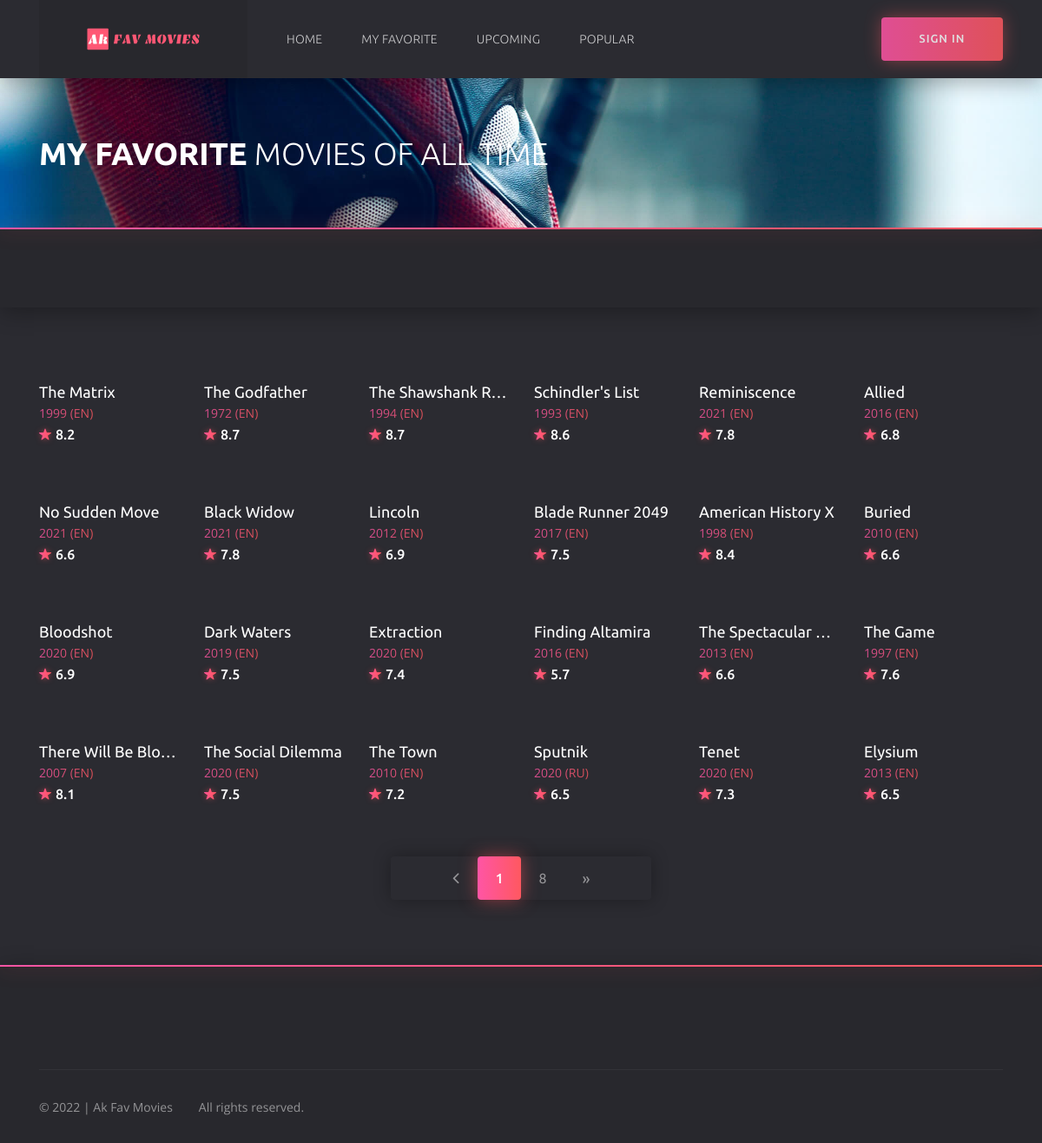
Page /favorite on the committed database.
### models.py (models this page shows)
class Movie(db.Model):
    __tablename__ = "movies"
    id = db.Column(db.Integer, primary_key=True)
    org_id = db.Column(db.Integer, nullable=False)
    title = db.Column(db.String(250), unique=True, nullable=False)
    release_date = db.Column(db.Integer, nullable=False)
    runtime = db.Column(db.Integer, nullable=False)
    tagline = db.Column(db.String(100), nullable=False)
    overview = db.Column(db.String(2500), nullable=False)
    vote_average = db.Column(db.Float, nullable=False)
    ranking = db.Column(db.Float, nullable=False)
    genres = db.Column(db.String(50), nullable=False)
    original_language = db.Column(db.String(10), nullable=False)
    poster_path = db.Column(db.String(250), nullable=False)
    backdrop_path = db.Column(db.String(250), nullable=False)

### routes.py (the view)
@csrf.exempt
@app.route('/favorite', methods=['GET'])
def favorite():
    page = request.args.get('page', 1, type=int)
    if request.method == 'GET':
        all_movie = Movie.query.paginate(page=page, per_page=ROWS_PER_PAGE)
        if len(all_movie.items) > 0:
            return render_template('favorite.html', current_user=current_user, all_movie=all_movie)
        return redirect(url_for('index'))
    return redirect(url_for('index'))

### routes.py (called while the page is built)
@app.context_processor
def inject_now():
    return {'now': dt.datetime.utcnow()}

@app.after_request
def apply_caching(response):
    response.headers["HTTP-HEADER"] = "VALUE"
    response.headers["X-Frame-Options"] = "SAMEORIGIN"
    response.headers['X-XSS-Protection'] = '1; mode=block'
    response.headers['X-Content-Type-Options'] = 'nosniff'
    response.headers['Strict-Transport-Security'] = 'max-age=31536000'  # includeSubDomains
    return response

### templates/favorite.html (shortened to what this page needs)
{% extends 'base.html' %}
	{% block header %}
		{% include 'header.html' %}
	{% endblock %}
{% block content %}
	<section class="section section--first section--bg" style="background: url(static/img/home/home__bg2.jpg) no-repeat center/cover">
		<div class="container">
			<div class="row">
				<div class="col-12">
					<div class="section__wrap">
						<h1 class="home__title"><b>My FAVORITE</b> MOVIES OF ALL TIME</h1>
					</div>
				</div>
			</div>
		</div>
	</section>
	<div class="filter">
		<div class="container">
			<div class="row">
				<div class="col-12">
					<div class="filter__content">
					</div>
				</div>
			</div>
		</div>
	</div>
	<div class="catalog">
		<div class="container">
			<div class="row">
				{% for movie in all_movie.items %}
				<div class="col-6 col-sm-4 col-lg-3 col-xl-2">
					<div class="card">
						<div class="card__cover">
						</div>
						<div class="card__content">
							<h3 class="card__title">
								<a href="{{ url_for('details', id=movie.org_id) }}">{{ movie.title }}</a>
							</h3>
							<span class="card__category">
								<a href="{{ url_for('details', id=movie.org_id) }}">{{ movie.release_date }} ({{ movie.original_language | upper }})</a>
							</span>
							<span class="card__rate"><i class="icon ion-ios-star"></i>{{ movie.vote_average }}</span>
						</div>
					</div>
				</div>
				{% endfor %}
				<div class="col-12">
					<ul class="paginator">
						<li class="paginator__item paginator__item--prev">
							<a href="{{ url_for('favorite', page=all_movie.prev_num) }}">
									<i class="icon ion-ios-arrow-back
									{% if all_movie.page == 1 %}
									disabled
									{% endif %}"></i>
							</a>
						</li>
					{% for page_num in all_movie.iter_pages(left_edge=1, right_edge=1, left_current=1, right_current=1) %}
						{% if page_num %}
							{% if all_movie.page == page_num %}
								<li class="paginator__item paginator__item--active">
									<a href="{{ url_for('favorite', page=page_num) }}"
									   class="btn btn-dark">
										{{ page_num }}
									</a>
								</li>
							{% else %}
								<li class="paginator__item">
									<a href="{{ url_for('favorite', page=page_num) }}"
									   class="btn btn-outline-dark">
										{{ page_num }}
									</a>
								</li>
							{% endif %}
						{% endif %}
					{% endfor %}
						<li class="paginator__item paginator__item--next">
							<a href="{{ url_for('favorite', page=all_movie.next_num) }}"
							   class="btn btn-outline-dark
							   ">
								&raquo;
							</a>
						</li>
					</ul>
				</div>
			</div>
		</div>
	</div>
{% endblock %}
	{% block footer %}
		{% include "footer.html" %}
	{% endblock %}

### templates/base.html (shortened to what this page needs)
<!DOCTYPE html>
<html lang="en">
<head>
	<link rel="stylesheet" href="{{ url_for('static', filename='css/bootstrap-reboot.min.css') }}">
	<link rel="stylesheet" href="{{ url_for('static', filename='css/bootstrap-grid.min.css') }}">
	<link rel="stylesheet" href="{{ url_for('static', filename='css/owl.carousel.min.css') }}">
	<link rel="stylesheet" href="{{ url_for('static', filename='css/jquery.mCustomScrollbar.min.css') }}">
	<link rel="stylesheet" href="{{ url_for('static', filename='css/nouislider.min.css') }}">
	<link rel="stylesheet" href="{{ url_for('static', filename='css/ionicons.min.css') }}">
	<link rel="stylesheet" href="{{ url_for('static', filename='css/plyr.css') }}">
	<link rel="stylesheet" href="{{ url_for('static', filename='css/photoswipe.css') }}">
	<link rel="stylesheet" href="{{ url_for('static', filename='css/default-skin.css') }}">
	<link rel="stylesheet" href="{{ url_for('static', filename='css/main.css') }}">
</head>
<body class="body">
	{% block header %} {% endblock %}
	{% block content %} {% endblock %}
	{% block footer %} {% endblock %}
</body>
</html>

### templates/header.html (shortened to what this page needs)
	<header class="header">
		<div class="header__wrap">
			<div class="container">
				<div class="row">
					<div class="col-12">
						<div class="header__content">
							<a href="{{ url_for('index') }}" class="header__logo">
								<img src="{{ url_for('static', filename='img/logo.svg') }}" alt="">
							</a>
							<ul class="header__nav">
								<li class="header__nav-item">
									<a href="{{ url_for('index') }}" class="header__nav-link" >Home</a>
								</li>
								<li class="header__nav-item">
									<a href="{{ url_for('favorite')}}" class="header__nav-link">My Favorite</a>
								</li>
								<li class="header__nav-item">
									<a href="{{ url_for('upcoming')}}" class="header__nav-link">Upcoming</a>
								</li>
								<li class="header__nav-item">
									<a href="{{ url_for('popular')}}" class="header__nav-link">Popular</a>
								</li>
							</ul>
							<div class="header__auth">
								{% if not current_user.is_authenticated: %}
									<a href="{{ url_for('login') }}" class="header__sign-in">
										<span>sign in</span>
									</a>
								{% else: %}
									<a href="{{ url_for('logout') }}" class="header__sign-in">
										<i class="icon ion-ios-log-in"></i>
										<span>sign out</span>
									</a>
								{% endif %}
							</div>
						</div>
					</div>
				</div>
			</div>
		</div>
		<form action="#" class="header__search">
			<div class="container">
				<div class="row">
					<div class="col-12">
						<div class="header__search-content">
							<button type="button">search</button>
						</div>
					</div>
				</div>
			</div>
		</form>
	</header>

### templates/footer.html (shortened to what this page needs)
	<footer class="footer">
		<div class="container">
			<div class="row">
				<div class="col-12">
					<div class="footer__copyright">
						<ul>
							<li><small>© {{ now.year }} | Ak Fav Movies</small></li>
							<li><small>All rights reserved.</small></li>
						</ul>
					</div>
				</div>
			</div>
		</div>
	</footer>

### rows in the picture
Movie: title "The Matrix", release_date "1999", original_language "EN", vote_average "8.2"
Movie: title "The Godfather", release_date "1972", original_language "EN", vote_average "8.7"
Movie: title "The Shawshank R…", release_date "1994", original_language "EN", vote_average "8.7"
Movie: title "Schindler's List", release_date "1993", original_language "EN", vote_average "8.6"
Movie: title "Reminiscence", release_date "2021", original_language "EN", vote_average "7.8"
Movie: title "Allied", release_date "2016", original_language "EN", vote_average "6.8"
Movie: title "No Sudden Move", release_date "2021", original_language "EN", vote_average "6.6"
Movie: title "Black Widow", release_date "2021", original_language "EN", vote_average "7.8"
Movie: title "Lincoln", release_date "2012", original_language "EN", vote_average "6.9"
Movie: title "Blade Runner 2049", release_date "2017", original_language "EN", vote_average "7.5"
Movie: title "American History X", release_date "1998", original_language "EN", vote_average "8.4"
Movie: title "Buried", release_date "2010", original_language "EN", vote_average "6.6"
Movie: title "Bloodshot", release_date "2020", original_language "EN", vote_average "6.9"
Movie: title "Dark Waters", release_date "2019", original_language "EN", vote_average "7.5"
Movie: title "Extraction", release_date "2020", original_language "EN", vote_average "7.4"
Movie: title "Finding Altamira", release_date "2016", original_language "EN", vote_average "5.7"
Movie: title "The Spectacular…", release_date "2013", original_language "EN", vote_average "6.6"
Movie: title "The Game", release_date "1997", original_language "EN", vote_average "7.6"
Movie: title "There Will Be Blood", release_date "2007", original_language "EN", vote_average "8.1"
Movie: title "The Social Dilemma", release_date "2020", original_language "EN", vote_average "7.5"
Movie: title "The Town", release_date "2010", original_language "EN", vote_average "7.2"
Movie: title "Sputnik", release_date "2020", original_language "RU", vote_average "6.5"
Movie: title "Tenet", release_date "2020", original_language "EN", vote_average "7.3"
Movie: title "Elysium", release_date "2013", original_language "EN", vote_average "6.5"

### other values in the picture
{{ page_num }} "1"
{{ page_num }} "8"
